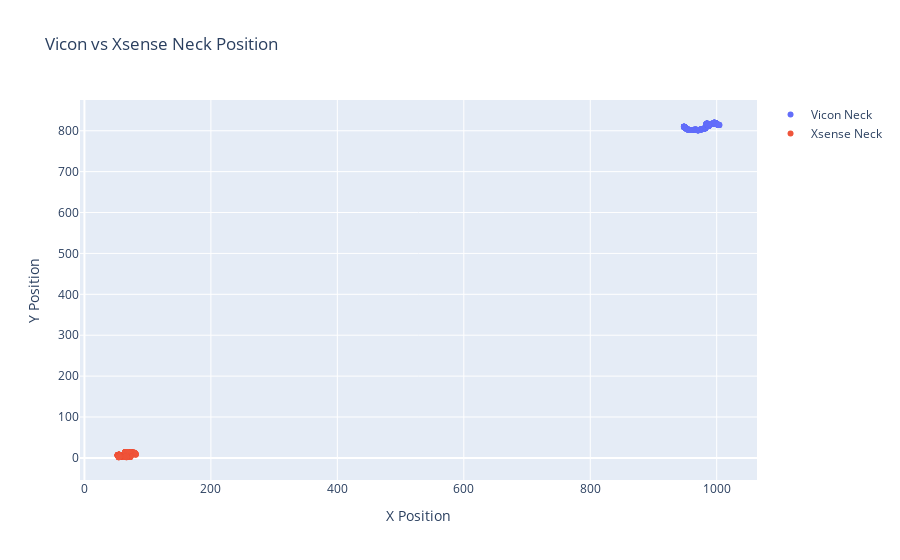

The cell this chart's notebook holds for it:
### Code cell
# make a plotly 2d plot of the vicon_positions_dfs['Neck'] X and Y data from the first 1000 rows and the xsense_from_xlsx_segment_position['Neck x', 'Neck y'] data from the first 1000 rows
start = 0
end = 400

fig = go.Figure()
fig.add_trace(go.Scatter(x=vicon_positions_dfs['Neck']['X'][start:end], y=vicon_positions_dfs['Neck']['Y'][start:end], mode='markers', name='Vicon Neck'))  
fig.add_trace(go.Scatter(x=xsense_from_xlsx_segment_position_mm['Neck x'][start:end], y=xsense_from_xlsx_segment_position_mm['Neck y'][start:end], mode='markers', name='Xsense Neck'))
fig.update_layout(title='Vicon vs Xsense Neck Position', xaxis_title='X Position    ', yaxis_title='Y Position')
fig.show()

### Figure 1 — Plotly figure (JSON) as saved in the notebook; plotly's stock layout.template omitted (floating-point values rounded to 4 significant figures; data arrays with more than 128 entries replaced by an {"elided": "..."} marker saying what was removed)
{"data": [{"mode": "markers", "name": "Vicon Neck", "type": "scatter", "x": {"elided": "400 float values"}, "y": {"elided": "400 float values"}}, {"mode": "markers", "name": "Xsense Neck", "type": "scatter", "x": {"elided": "400 float values"}, "y": {"elided": "400 float values"}}], "layout": {"title": {"text": "Vicon vs Xsense Neck Position"}, "xaxis": {"title": {"text": "X Position    "}}, "yaxis": {"title": {"text": "Y Position"}}}}
